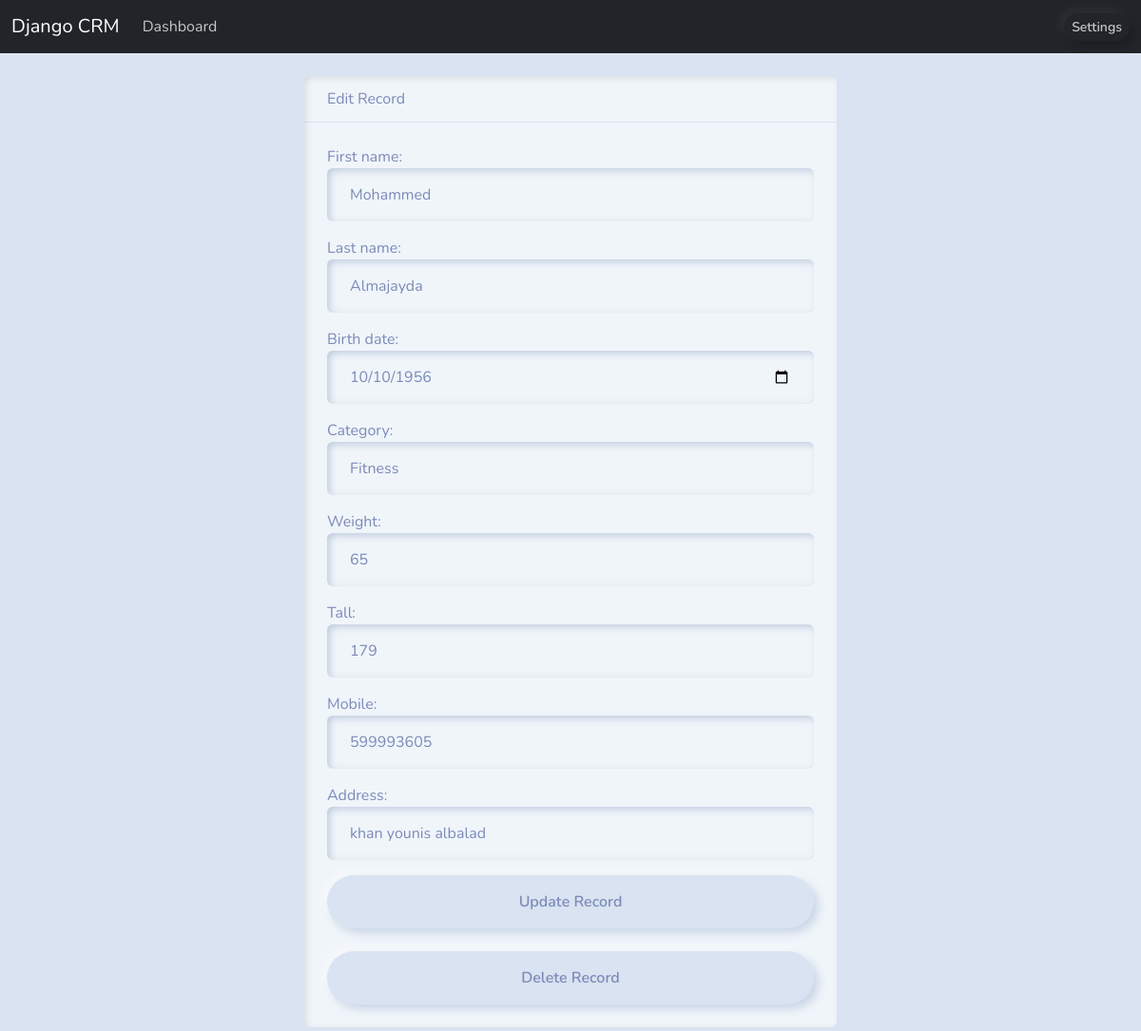
/edit-record/2/ (signed in), run on the app's committed database.
### webapp/models.py (models this page shows, shortened)
class Record(models.Model):
    first_name = models.CharField(max_length=255)
    last_name = models.CharField(max_length=255)
    birth_date = models.DateField(auto_now=False)
    category = models.ForeignKey(Category , on_delete=models.SET_NULL , null = True)
    weight = models.IntegerField()
    tall = models.IntegerField()
    mobile = models.CharField(max_length=13)
    address= models.CharField(max_length=500)
    created_at = models.DateTimeField(auto_now_add=True)
    class Meta:
        ordering = ["-created_at"]

### webapp/views.py (the view)
# urls.py: path("edit-record/<int:id>/", views.edit_record, name="edit-record"),
@login_required
def edit_record(request,id):
    record = get_object_or_404(Record,pk=id)
    form = UpdateRecordForm(instance=record)
    if request.method == "POST":
        form = UpdateRecordForm(request.POST,instance=record)
        if form.is_valid():
            form.save()
            messages.success(request,'Record updated successfully')
            return redirect('view-record',id=id)
    return render(request,'edit_record.html',{'record':record,'form':form})

### webapp/forms.py (shortened to what this page needs)
class UpdateRecordForm(forms.ModelForm):
    def __init__(self, *args, **kwargs):
        super(UpdateRecordForm, self).__init__(*args, **kwargs)
        for field_name , field in self.fields.items():
            field.widget.attrs['class'] = 'form-control '
    class Meta:
        model = Record
        fields = ('first_name', 'last_name', 'birth_date', 'category', 'weight', 'tall', 'mobile', 'address',)
        widgets = {
            'birth_date': forms.widgets.DateInput(attrs={'type': 'date'}),
            'mobile': MobileNumberInput,
            }

### webapp/models.py (called while the page is built)
    def __str__(self):
        return self.name

### webapp/templates/edit_record.html (shortened to what this page needs)
{% extends 'base.html' %}
{% block content %}
<br>
<div class="d-flex justify-content-center">
    <div class="card bg-light border-primary mb-3" style="width: 35rem;">
        <div class="card-header">
            Edit Record
        </div>
        <div class="card-body">
            <form action="" method="post">
                {{form.as_p}}
                <button type="submit" class="btn btn-warning form-control">Update Record</button>
                <br>
                <br>
                <a href="{% url 'delete-record' record.id %}" class="btn btn-danger form-control">Delete Record</a>
            </form>
        </div>
    </div>
</div>
{% endblock content %}

### data on the page
Record: first_name "Mohammed", last_name "Almajayda", birth_date "10/10/1956", category "Fitness", weight "65", tall "179", mobile "599993605", address "khan younis albalad"
